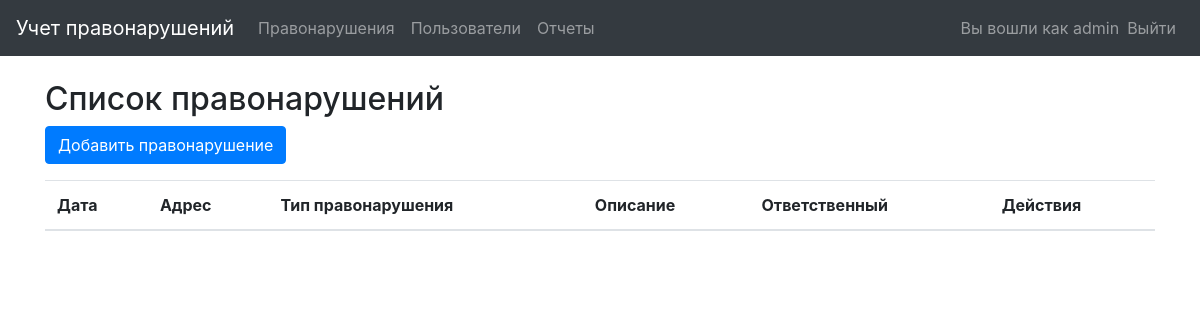
The app's page /offenses (signed in), older data.
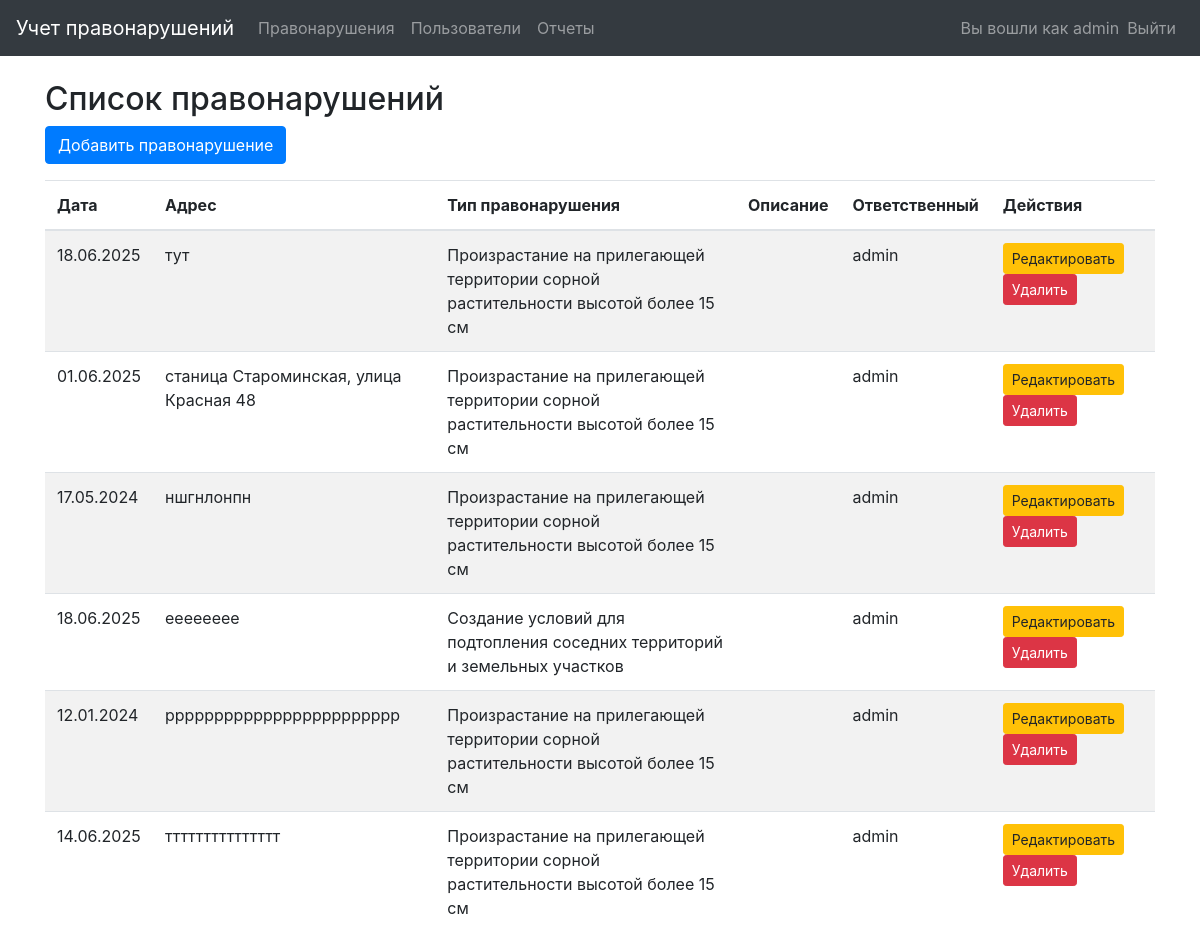
The same page, newer data.
### models.py (models this page shows)
class User(UserMixin, db.Model):
    id = db.Column(db.Integer, primary_key=True)
    username = db.Column(db.String(100), unique=True, nullable=False)
    password = db.Column(db.String(100), nullable=False)
    is_admin = db.Column(db.Boolean, default=False)
    offenses = db.relationship('Offense', backref='author', lazy=True)

class Offense(db.Model):
    id = db.Column(db.Integer, primary_key=True)
    address = db.Column(db.String(200), nullable=False)
    date = db.Column(db.DateTime, nullable=False)
    check_date = db.Column(db.DateTime)  # Дата проверки
    offense_type = db.Column(db.String(100), nullable=False)
    description = db.Column(db.Text)
    user_id = db.Column(db.Integer, db.ForeignKey('user.id'), nullable=False)

### app.py (the view)
@app.route('/offenses')
@login_required
def offenses():
    offenses = Offense.query.all()
    return render_template('offenses.html', offenses=offenses)

### app.py (called while the page is built)
@login_manager.user_loader
def load_user(user_id):
    return User.query.get(int(user_id))

### templates/offenses.html (shortened to what this page needs)
{% extends "base.html" %}
{% block content %}
<h2>Список правонарушений</h2>
<a href="{{ url_for('add_offense') }}" class="btn btn-primary mb-3">Добавить правонарушение</a>
<table class="table table-striped">
    <thead>
        <tr>
            <th>Дата</th>
            <th>Адрес</th>
            <th>Тип правонарушения</th>
            <th>Описание</th>
            <th>Ответственный</th>
            <th>Действия</th>
        </tr>
    </thead>
    <tbody>
        {% for offense in offenses %}
        <tr>
            <td>{{ offense.date.strftime('%d.%m.%Y') }}</td>
            <td>{{ offense.address }}</td>
            <td>{{ offense.offense_type }}</td>
            <td>{{ offense.description|default('', true) }}</td>
            <td>{{ offense.author.username }}</td>
            <td>
                <a href="{{ url_for('edit_offense', id=offense.id) }}" class="btn btn-sm btn-warning">Редактировать</a>
                <form action="{{ url_for('delete_offense', id=offense.id) }}" method="POST" style="display: inline;">
                    <button type="submit" class="btn btn-sm btn-danger" onclick="return confirm('Удалить это правонарушение?')">Удалить</button>
                </form>
            </td>
        </tr>
        {% endfor %}
    </tbody>
</table>
{% endblock %}

### templates/base.html (shortened to what this page needs)
<!DOCTYPE html>
<html lang="ru">
<head>
    <link rel="stylesheet" href="https://stackpath.bootstrapcdn.com/bootstrap/4.5.2/css/bootstrap.min.css">
</head>
<body>
    <nav class="navbar navbar-expand-lg navbar-dark bg-dark">
        <a class="navbar-brand" href="{{ url_for('dashboard') }}">Учет правонарушений</a>
        <div class="collapse navbar-collapse">
            <ul class="navbar-nav mr-auto">
                {% if current_user.is_authenticated %}
                    <li class="nav-item">
                        <a class="nav-link" href="{{ url_for('offenses') }}">Правонарушения</a>
                    </li>
                    {% if current_user.is_admin %}
                        <li class="nav-item">
                            <a class="nav-link" href="{{ url_for('users') }}">Пользователи</a>
                        </li>
                    {% endif %}
                    <li class="nav-item">
                        <a class="nav-link" href="{{ url_for('reports') }}">
         Отчеты
        </a>
                    </li>
                {% endif %}
            </ul>
            <ul class="navbar-nav">
                {% if current_user.is_authenticated %}
                    <li class="nav-item">
                        <span class="navbar-text">Вы вошли как {{ current_user.username }}</span>
                    </li>
                    <li class="nav-item">
                        <a class="nav-link" href="{{ url_for('logout') }}">Выйти</a>
                    </li>
                {% else %}
                    <li class="nav-item">
                        <a class="nav-link" href="{{ url_for('login') }}">Войти</a>
                    </li>
                {% endif %}
            </ul>
        </div>
    </nav>
    <div class="container mt-4">
        {% block content %}{% endblock %}
    </div>
</body>
</html>

Row changes from the older to the newer data that the page shows:
added Offense: date "18.06.2025", address "тут", offense_type "Произрастание на прилегающей территории сорной растительности высотой более 15 см", author.username "admin"
added Offense: date "01.06.2025", address "станица Староминская, улица Красная 48", offense_type "Произрастание на прилегающей территории сорной растительности высотой более 15 см", author.username "admin"
added Offense: date "17.05.2024", address "ншгнлонпн", offense_type "Произрастание на прилегающей территории сорной растительности высотой более 15 см", author.username "admin"
added Offense: date "18.06.2025", address "ееееееее", offense_type "Создание условий для подтопления соседних территорий и земельных участков", author.username "admin"
added Offense: date "12.01.2024", address "рррррррррррррррррррррррр", offense_type "Произрастание на прилегающей территории сорной растительности высотой более 15 см", author.username "admin"
added Offense: date "14.06.2025", address "ттттттттттттттт", offense_type "Произрастание на прилегающей территории сорной растительности высотой более 15 см", author.username "admin"
